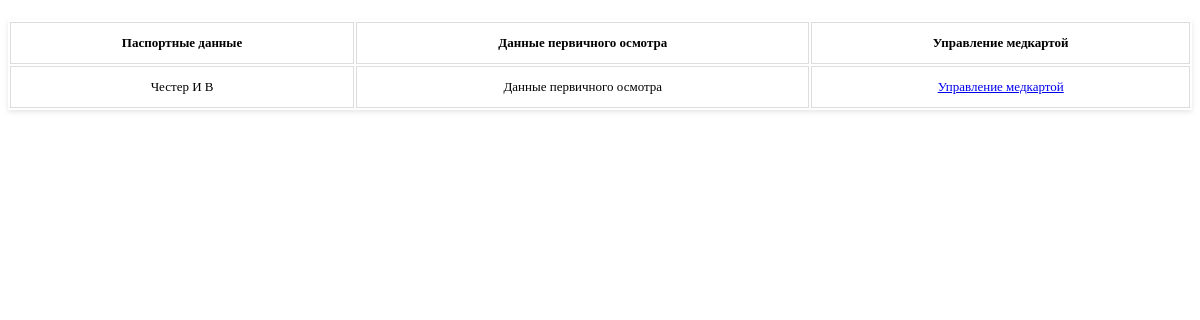
The app's page /pages/medical-card-management/patients-of-a-certain-doctor.php?EmployeeID=11 with its own data.
### tables this page shows
CREATE TABLE IF NOT EXISTS `medicalcard` (
  `medicalCardID` int(10) unsigned NOT NULL AUTO_INCREMENT,
  `patientID` int(10) unsigned NOT NULL,
  `wardID` int(10) unsigned DEFAULT NULL,
  `nurseOnDutyID` int(10) unsigned NOT NULL,
  `doctorOnDutyID` int(10) unsigned DEFAULT NULL,
  `reasonForAdmission` varchar(150) NOT NULL,
  `initialInspectionData` varchar(255) DEFAULT NULL,
  `dateAndTimeOfAdmission` datetime NOT NULL,
  PRIMARY KEY (`medicalCardID`),
  KEY `patientID` (`patientID`),
  KEY `wardID` (`wardID`),
  KEY `nurseOnDutyID` (`nurseOnDutyID`),
  KEY `doctorOnDutyID` (`doctorOnDutyID`),
  CONSTRAINT `medicalcard_ibfk_1` FOREIGN KEY (`patientID`) REFERENCES `patient` (`patientID`),
  CONSTRAINT `medicalcard_ibfk_2` FOREIGN KEY (`wardID`) REFERENCES `ward` (`wardID`),
  CONSTRAINT `medicalcard_ibfk_3` FOREIGN KEY (`nurseOnDutyID`) REFERENCES `employee` (`EmployeeID`),
  CONSTRAINT `medicalcard_ibfk_4` FOREIGN KEY (`doctorOnDutyID`) REFERENCES `employee` (`EmployeeID`)
);

CREATE TABLE IF NOT EXISTS `patient` (
  `patientID` int(10) unsigned NOT NULL AUTO_INCREMENT,
  `passportData` varchar(255) NOT NULL,
  `insuranceCompany` varchar(50) NOT NULL,
  `insurancePolicyNumber` varchar(50) NOT NULL,
  PRIMARY KEY (`patientID`)
);

### logic/functions_db.php (called while the page is built, shortened)
<?php
$link = false;
function getPatientsOfCertainDoctor($id)
{
  global $link;
  $res = mysqli_query($link, "SELECT medicalcard.medicalCardID, patient.passportData, medicalcard.initialInspectionData
FROM ward JOIN employee ON ward.headOfTheWardID = employee.EmployeeID JOIN medicalcard ON medicalcard.wardID = ward.wardID LEFT JOIN discharge ON discharge.medicalCardID = medicalcard.medicalCardID LEFT JOIN patient ON medicalcard.patientID = patient.patientID
WHERE employee.EmployeeID = $id AND ISNULL(discharge.medicalCardID)");
  return mysqli_fetch_all($res, MYSQLI_ASSOC);
}

### logic/controllers/medical-card/get-patients-of-a-certain-doctor.php (the view, shortened to what this page needs)
<?php
include_once "../../logic/functions_db.php";
$EmployeeID = $_GET['EmployeeID'];
$res = getPatientsOfCertainDoctor($EmployeeID);
for ($i = 0; $i < count($res); $i++) {
  $id = $res[$i]['medicalCardID'];
  $passportData = $res[$i]['passportData'];
  $initialInspectionData = $res[$i]['initialInspectionData'];
  echo "<tr>
    <td>$passportData</td>
    <td>$initialInspectionData</td>
    <td><a href=\"./working-with-the-patient.php?medicalCardID=$id&pasData=$passportData\">Управление медкартой</a></td>
  </tr>";
}

### styles/table.css (style rules this page uses)
th, td { padding: 12px 15px; border: 1px solid #ddd; text-align: center; }

### records on screen
medicalcard: patientID.passportData "Честер И В", initialInspectionData "Данные первичного осмотра"
